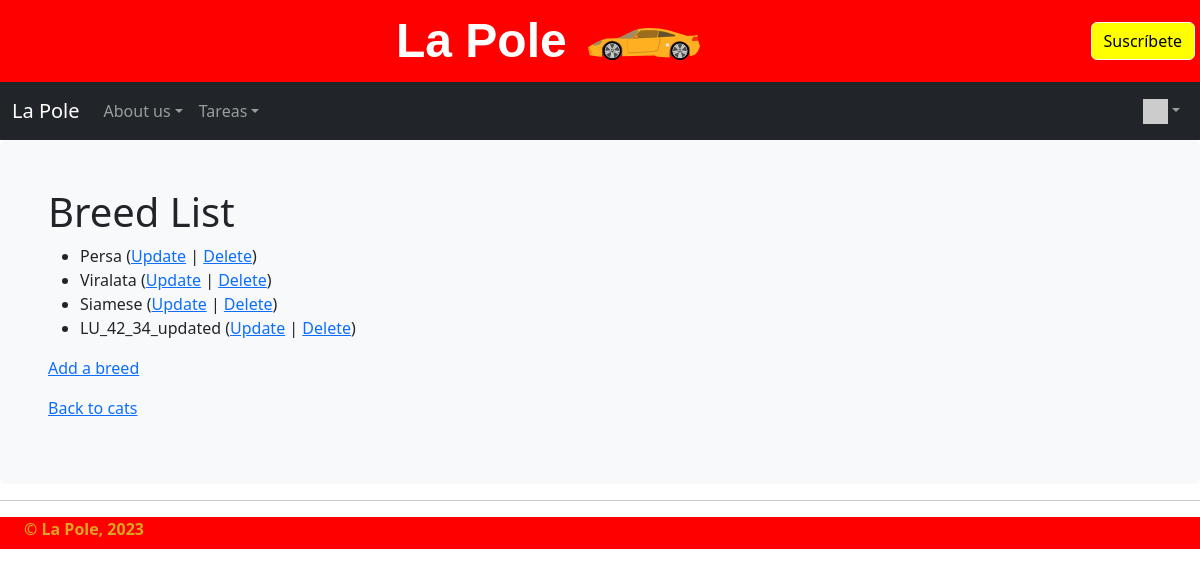
Page /cats/lookup/ (signed in) on the committed database.
### cats/models.py (models this page shows, shortened)
class Breed(models.Model):
    name = models.CharField(
            max_length=200,
            validators=[MinLengthValidator(2, "Breed must be greater than 1 character")]
    )

### cats/views.py (the view)
# urls.py: path('lookup/', views.BreedView.as_view(), name='breed_list'),
class BreedView(LoginRequiredMixin, View):
    def get(self, request):
        ml = Breed.objects.all()
        ctx = {'breed_list': ml}
        return render(request, 'cats/breed_list.html', ctx)

### home/context_processors.py (called while the page is built)
def settings(request):
    return {
        'settings': django_settings,
    }

### home/templatetags/app_tags.py (called while the page is built)
@register.filter(name='gravatar')
def gravatar(user, size=35):
    email = str(user.email.strip().lower()).encode('utf-8')
    email_hash = md5(email).hexdigest()
    url = "//www.gravatar.com/avatar/{0}?s={1}&d=identicon&r=PG"
    return url.format(email_hash, size)

### cats/templates/cats/breed_list.html
{% extends "home/layout.html" %}
{% block content %}
  <h1>Breed List</h1>
  {% if breed_list %}
  <ul>
    {% for breed in breed_list %}
      <li>
          {{ breed.name }}
         (<a href="{% url 'cats:breed_update' breed.id %}">Update</a> |
          <a href="{% url 'cats:breed_delete' breed.id %}">Delete</a>)
      </li>
    {% endfor %}
  </ul>
  {% else %}
    <p>There are no breeds in the library.</p>
  {% endif %}
  <p><a href="{% url 'cats:breed_create' %}">Add a breed</a></p>
  <p>
    <a href="{% url 'cats:all' %}">Back to cats</a>
  </p>
{% endblock %}

### home/static/home/site1.css (style rules this page uses)
body { background-image: linear-gradient(180deg, rgb(219, 218, 218), #fff 100px, #fff); }

### rows in the picture
Breed: name "Persa"
Breed: name "Viralata"
Breed: name "Siamese"
Breed: name "LU_42_34_updated"
